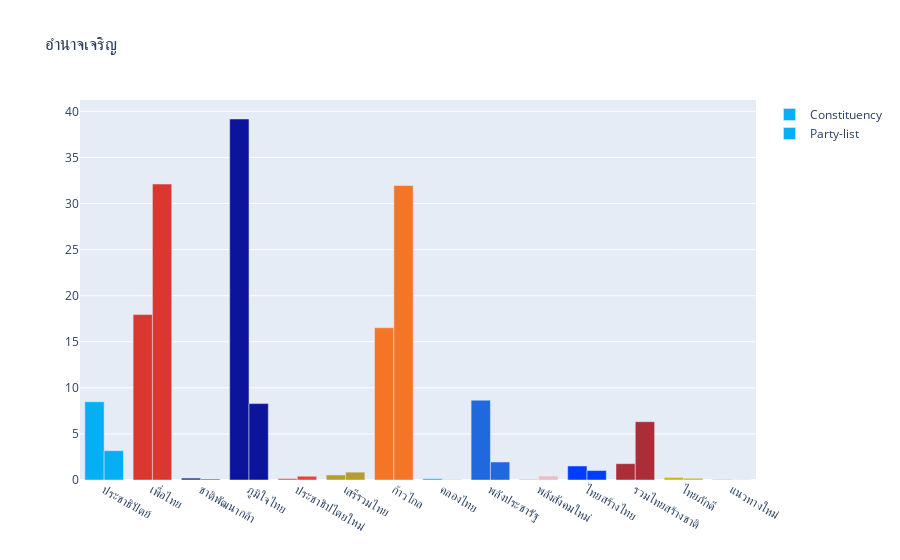
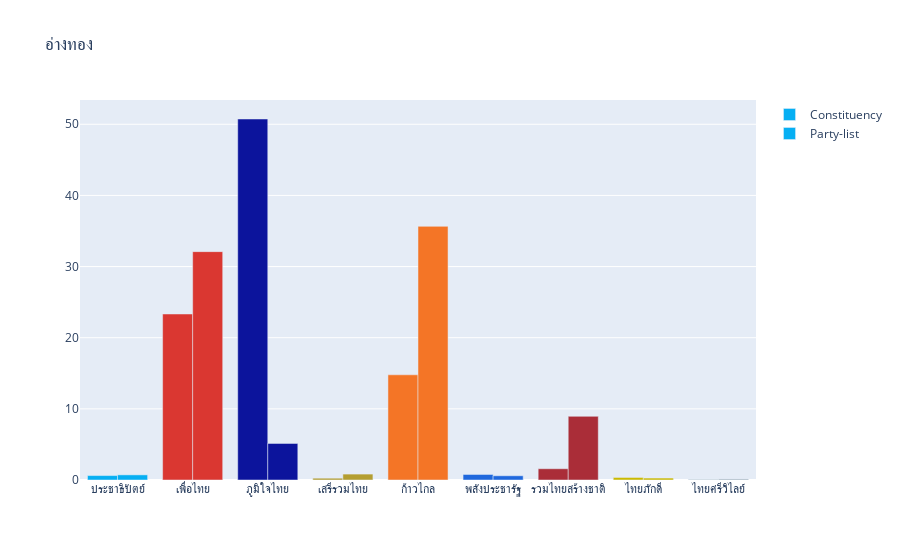
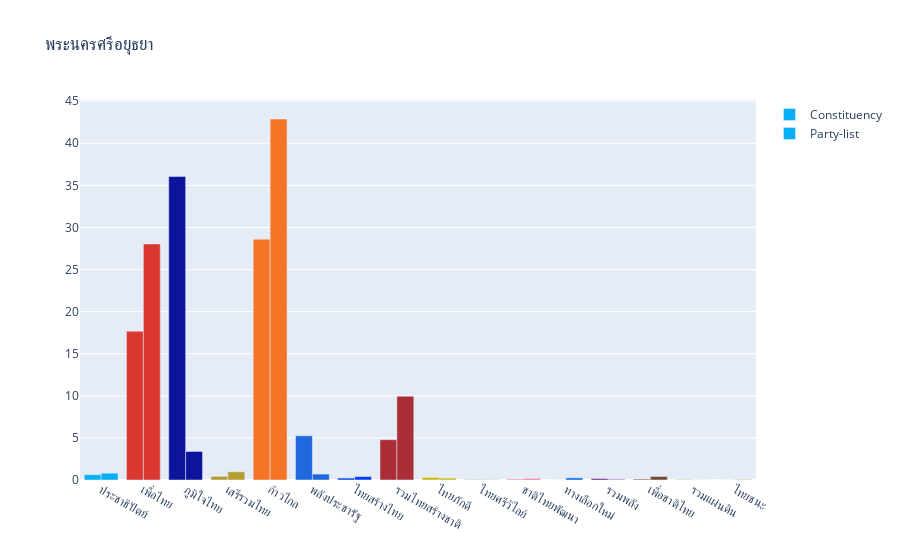
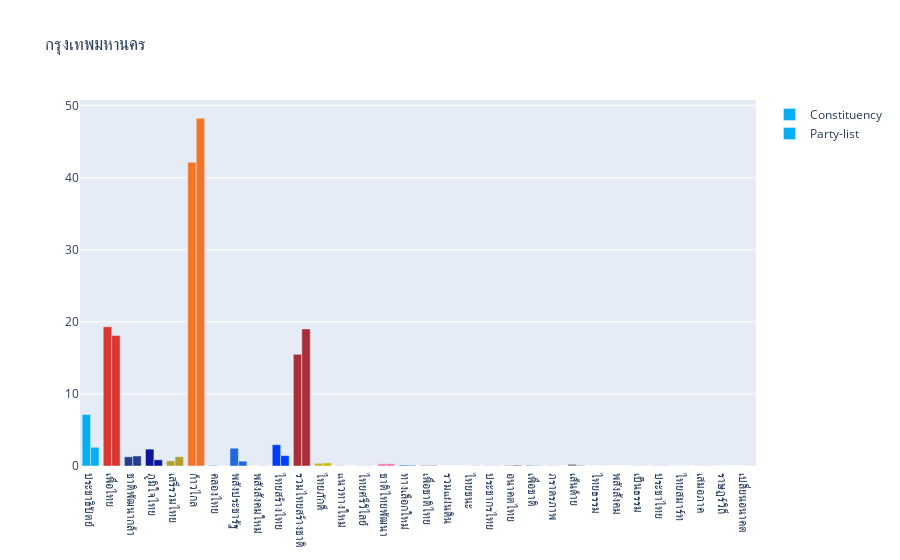

Source (notebook cell) for these figures, in order:
### Markdown cell above
### Party-list vs Constituency By Province

### Code cell
import plotly.graph_objects as go
provinces = full_df['province'].unique()

for province in provinces: 
    pov_df = full_df[full_df['province']==province]
    X=pov_df['province']

    fig = go.Figure(data=[
        go.Bar(name='Constituency', y=pov_df['party_cons_votes_percent'],x=pov_df['name'],marker_color=pov_df['color']),
        go.Bar(name='Party-list', y=pov_df['party_list_vote_percent'],x=pov_df['name'],marker_color=pov_df['color']),
    ])
    # Change the bar mode
    fig.update_layout(barmode='group',title=province)
    fig.show()

### Figure 1 — Plotly figure (JSON) as saved in the notebook; plotly's stock layout.template omitted (floating-point values rounded to 4 significant figures)
{"data": [{"marker": {"color": ["#06aff3", "#da3731", "#233e8a", "#0c149c", "#eb4138", "#b49e31", "#f47526", "#0eafeb", "#1f68dd", "#eabcc3", "#003dff", "#aa2d38", "#CBBA01", "#b7bfc7"]}, "name": "Constituency", "type": "bar", "x": ["ประชาธิปัตย์", "เพื่อไทย", "ชาติพัฒนากล้า", "ภูมิใจไทย", "ประชาธิปไตยใหม่", "เสรีรวมไทย", "ก้าวไกล", "คลองไทย", "พลังประชารัฐ", "พลังสังคมใหม่", "ไทยสร้างไทย", "รวมไทยสร้างชาติ", "ไทยภักดี", "แนวทางใหม่"], "y": [8.49, 17.95, 0.2111, 39.17, 0.1486, 0.546, 16.52, 0.1472, 8.664, 0.09752, 1.522, 1.774, 0.2815, 0.07958]}, {"marker": {"color": ["#06aff3", "#da3731", "#233e8a", "#0c149c", "#eb4138", "#b49e31", "#f47526", "#0eafeb", "#1f68dd", "#eabcc3", "#003dff", "#aa2d38", "#CBBA01", "#b7bfc7"]}, "name": "Party-list", "type": "bar", "x": ["ประชาธิปัตย์", "เพื่อไทย", "ชาติพัฒนากล้า", "ภูมิใจไทย", "ประชาธิปไตยใหม่", "เสรีรวมไทย", "ก้าวไกล", "คลองไทย", "พลังประชารัฐ", "พลังสังคมใหม่", "ไทยสร้างไทย", "รวมไทยสร้างชาติ", "ไทยภักดี", "แนวทางใหม่"], "y": [3.18, 32.12, 0.09614, 8.289, 0.4099, 0.8524, 31.96, 0.0299, 1.956, 0.4301, 1.027, 6.329, 0.1886, 0.02346]}], "layout": {"barmode": "group", "title": {"text": "อำนาจเจริญ"}}}

### Figure 2 — Plotly figure (JSON) as saved in the notebook; plotly's stock layout.template omitted (floating-point values rounded to 4 significant figures)
{"data": [{"marker": {"color": ["#06aff3", "#da3731", "#0c149c", "#b49e31", "#f47526", "#1f68dd", "#aa2d38", "#CBBA01", "#a0afba"]}, "name": "Constituency", "type": "bar", "x": ["ประชาธิปัตย์", "เพื่อไทย", "ภูมิใจไทย", "เสรีรวมไทย", "ก้าวไกล", "พลังประชารัฐ", "รวมไทยสร้างชาติ", "ไทยภักดี", "ไทยศรีวิไลย์"], "y": [0.623, 23.33, 50.74, 0.2538, 14.79, 0.7753, 1.583, 0.357, 0.09436]}, {"marker": {"color": ["#06aff3", "#da3731", "#0c149c", "#b49e31", "#f47526", "#1f68dd", "#aa2d38", "#CBBA01", "#a0afba"]}, "name": "Party-list", "type": "bar", "x": ["ประชาธิปัตย์", "เพื่อไทย", "ภูมิใจไทย", "เสรีรวมไทย", "ก้าวไกล", "พลังประชารัฐ", "รวมไทยสร้างชาติ", "ไทยภักดี", "ไทยศรีวิไลย์"], "y": [0.7207, 32.1, 5.143, 0.8327, 35.65, 0.5932, 8.948, 0.2737, 0.1495]}], "layout": {"barmode": "group", "title": {"text": "อ่างทอง"}}}

### Figure 3 — Plotly figure (JSON) as saved in the notebook; plotly's stock layout.template omitted (floating-point values rounded to 4 significant figures)
{"data": [{"marker": {"color": ["#06aff3", "#da3731", "#0c149c", "#b49e31", "#f47526", "#1f68dd", "#003dff", "#aa2d38", "#CBBA01", "#a0afba", "#ff72a8", "#026aec", "#5a1b80", "#724a34", "#d8df96", "#ceb88a"]}, "name": "Constituency", "type": "bar", "x": ["ประชาธิปัตย์", "เพื่อไทย", "ภูมิใจไทย", "เสรีรวมไทย", "ก้าวไกล", "พลังประชารัฐ", "ไทยสร้างไทย", "รวมไทยสร้างชาติ", "ไทยภักดี", "ไทยศรีวิไลย์", "ชาติไทยพัฒนา", "ทางเลือกใหม่", "รวมพลัง", "เพื่อชาติไทย", "รวมแผ่นดิน", "ไทยชนะ"], "y": [0.628, 17.67, 36.05, 0.4327, 28.61, 5.249, 0.2292, 4.786, 0.3042, 0.06845, 0.11, 0, 0.1667, 0.1058, 0.09737, 0]}, {"marker": {"color": ["#06aff3", "#da3731", "#0c149c", "#b49e31", "#f47526", "#1f68dd", "#003dff", "#aa2d38", "#CBBA01", "#a0afba", "#ff72a8", "#026aec", "#5a1b80", "#724a34", "#d8df96", "#ceb88a"]}, "name": "Party-list", "type": "bar", "x": ["ประชาธิปัตย์", "เพื่อไทย", "ภูมิใจไทย", "เสรีรวมไทย", "ก้าวไกล", "พลังประชารัฐ", "ไทยสร้างไทย", "รวมไทยสร้างชาติ", "ไทยภักดี", "ไทยศรีวิไลย์", "ชาติไทยพัฒนา", "ทางเลือกใหม่", "รวมพลัง", "เพื่อชาติไทย", "รวมแผ่นดิน", "ไทยชนะ"], "y": [0.803, 28.04, 3.39, 0.9752, 42.88, 0.7019, 0.4069, 9.951, 0.2261, 0.05583, 0.1885, 0.2515, 0.07742, 0.4155, 0.01702, 0.0906]}], "layout": {"barmode": "group", "title": {"text": "พระนครศรีอยุธยา"}}}

### Figure 4 — Plotly figure (JSON) as saved in the notebook; plotly's stock layout.template omitted (floating-point values rounded to 4 significant figures)
{"data": [{"marker": {"color": ["#06aff3", "#da3731", "#233e8a", "#0c149c", "#b49e31", "#f47526", "#0eafeb", "#1f68dd", "#eabcc3", "#003dff", "#aa2d38", "#CBBA01", "#b7bfc7", "#a0afba", "#ff72a8", "#026aec", "#724a34", "#d8df96", "#ceb88a", "#0f41ce", "#ad1b34", "#6cb0a8", "#0c5a38", "#7c8480", "#ec5c2c", "#c67328", "#b5a89b", "#1d1376", "#98dfb3", "#ca146b", "#e6d7b8", "#dead46"]}, "name": "Constituency", "type": "bar", "x": ["ประชาธิปัตย์", "เพื่อไทย", "ชาติพัฒนากล้า", "ภูมิใจไทย", "เสรีรวมไทย", "ก้าวไกล", "คลองไทย", "พลังประชารัฐ", "พลังสังคมใหม่", "ไทยสร้างไทย", "รวมไทยสร้างชาติ", "ไทยภักดี", "แนวทางใหม่", "ไทยศรีวิไลย์", "ชาติไทยพัฒนา", "ทางเลือกใหม่", "เพื่อชาติไทย", "รวมแผ่นดิน", "ไทยชนะ", "ประชากรไทย", "อนาคตไทย", "เพื่อชาติ", "ภราดรภาพ", "เส้นด้าย", "ไทยธรรม", "พลังสังคม", "เป็นธรรม", "ประชาไทย", "ไทยสมาร์ท", "เสมอภาค", "ราษฎร์วิถี", "เปลี่ยนอนาคต"], "y": [7.14, 19.31, 1.274, 2.342, 0.7209, 42.14, 0.08598, 2.47, 0.00756, 2.951, 15.49, 0.3759, 0.07316, 0.02927, 0.3014, 0.1224, 0.07022, 0.0081, 0.0042, 0.01361, 0.05552, 0.1134, 0.01926, 0.2546, 0.00357, 0.00345, 0.03178, 0.01367, 0.02099, 0.02187, 0.01325, 0.00321]}, {"marker": {"color": ["#06aff3", "#da3731", "#233e8a", "#0c149c", "#b49e31", "#f47526", "#0eafeb", "#1f68dd", "#eabcc3", "#003dff", "#aa2d38", "#CBBA01", "#b7bfc7", "#a0afba", "#ff72a8", "#026aec", "#724a34", "#d8df96", "#ceb88a", "#0f41ce", "#ad1b34", "#6cb0a8", "#0c5a38", "#7c8480", "#ec5c2c", "#c67328", "#b5a89b", "#1d1376", "#98dfb3", "#ca146b", "#e6d7b8", "#dead46"]}, "name": "Party-list", "type": "bar", "x": ["ประชาธิปัตย์", "เพื่อไทย", "ชาติพัฒนากล้า", "ภูมิใจไทย", "เสรีรวมไทย", "ก้าวไกล", "คลองไทย", "พลังประชารัฐ", "พลังสังคมใหม่", "ไทยสร้างไทย", "รวมไทยสร้างชาติ", "ไทยภักดี", "แนวทางใหม่", "ไทยศรีวิไลย์", "ชาติไทยพัฒนา", "ทางเลือกใหม่", "เพื่อชาติไทย", "รวมแผ่นดิน", "ไทยชนะ", "ประชากรไทย", "อนาคตไทย", "เพื่อชาติ", "ภราดรภาพ", "เส้นด้าย", "ไทยธรรม", "พลังสังคม", "เป็นธรรม", "ประชาไทย", "ไทยสมาร์ท", "เสมอภาค", "ราษฎร์วิถี", "เปลี่ยนอนาคต"], "y": [2.592, 18.09, 1.394, 0.8601, 1.295, 48.23, 0.0117, 0.6661, 0.09309, 1.443, 19.01, 0.4242, 0.00747, 0.02943, 0.3172, 0.09947, 0.07812, 0.00859, 0.07663, 0.01957, 0.1012, 0.0649, 0.00584, 0.09021, 0.00617, 0.00311, 0.0398, 0.0196, 0.01182, 0.01512, 0.00593, 0.02211]}], "layout": {"barmode": "group", "title": {"text": "กรุงเทพมหานคร"}}}
